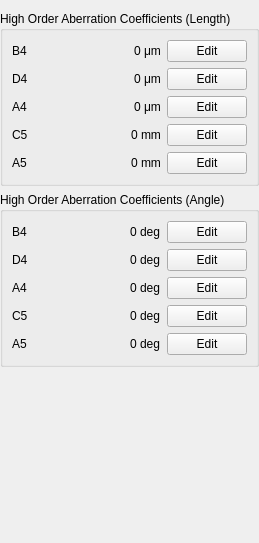
         <widget class="QWidget" name="page_high_order_aberration">
          <layout class="QVBoxLayout" name="verticalLayout_23">
           <property name="leftMargin">
            <number>0</number>
           </property>
           <property name="rightMargin">
            <number>0</number>
           </property>
           <item>
            <widget class="QGroupBox" name="groupBox_8">
             <property name="title">
              <string>High Order Aberration Coefficients (Length)</string>
             </property>
             <layout class="QVBoxLayout" name="verticalLayout_21">
              <item>
               <layout class="QHBoxLayout" name="horizontalLayout_51">
                <item>
                 <widget class="QLabel" name="label_56">
                  <property name="text">
                   <string>B4</string>
                  </property>
                 </widget>
                </item>
                <item>
                 <spacer name="horizontalSpacer_49">
                  <property name="orientation">
                   <enum>Qt::Horizontal</enum>
                  </property>
                  <property name="sizeHint" stdset="0">
                   <size>
                    <width>40</width>
                    <height>20</height>
                   </size>
                  </property>
                 </spacer>
                </item>
                <item>
                 <widget class="QLabel" name="label_B4">
                  <property name="text">
                   <string>0 μm</string>
                  </property>
                 </widget>
                </item>
                <item>
                 <widget class="QPushButton" name="pushButton_edit_B4">
                  <property name="text">
                   <string>Edit</string>
                  </property>
                 </widget>
                </item>
               </layout>
              </item>
              <item>
               <layout class="QHBoxLayout" name="horizontalLayout_52">
                <item>
                 <widget class="QLabel" name="label_57">
                  <property name="text">
                   <string>D4</string>
                  </property>
                 </widget>
                </item>
                <item>
                 <spacer name="horizontalSpacer_50">
                  <property name="orientation">
                   <enum>Qt::Horizontal</enum>
                  </property>
                  <property name="sizeHint" stdset="0">
                   <size>
                    <width>40</width>
                    <height>20</height>
                   </size>
                  </property>
                 </spacer>
                </item>
                <item>
                 <widget class="QLabel" name="label_D4">
                  <property name="text">
                   <string>0 μm</string>
                  </property>
                 </widget>
                </item>
                <item>
                 <widget class="QPushButton" name="pushButton_edit_D4">
                  <property name="text">
                   <string>Edit</string>
                  </property>
                 </widget>
                </item>
               </layout>
              </item>
              <item>
               <layout class="QHBoxLayout" name="horizontalLayout_53">
                <item>
                 <widget class="QLabel" name="label_58">
                  <property name="text">
                   <string>A4</string>
                  </property>
                 </widget>
                </item>
                <item>
                 <spacer name="horizontalSpacer_51">
                  <property name="orientation">
                   <enum>Qt::Horizontal</enum>
                  </property>
                  <property name="sizeHint" stdset="0">
                   <size>
                    <width>40</width>
                    <height>20</height>
                   </size>
                  </property>
                 </spacer>
                </item>
                <item>
                 <widget class="QLabel" name="label_A4">
                  <property name="text">
                   <string>0 μm</string>
                  </property>
                 </widget>
                </item>
                <item>
                 <widget class="QPushButton" name="pushButton_edit_A4">
                  <property name="text">
                   <string>Edit</string>
                  </property>
                 </widget>
                </item>
               </layout>
              </item>
              <item>
               <layout class="QHBoxLayout" name="horizontalLayout_54">
                <item>
                 <widget class="QLabel" name="label_59">
                  <property name="text">
                   <string>C5</string>
                  </property>
                 </widget>
                </item>
                <item>
                 <spacer name="horizontalSpacer_52">
                  <property name="orientation">
                   <enum>Qt::Horizontal</enum>
                  </property>
                  <property name="sizeHint" stdset="0">
                   <size>
                    <width>40</width>
                    <height>20</height>
                   </size>
                  </property>
                 </spacer>
                </item>
                <item>
                 <widget class="QLabel" name="label_C5">
                  <property name="text">
                   <string>0 mm</string>
                  </property>
                 </widget>
                </item>
                <item>
                 <widget class="QPushButton" name="pushButton_edit_C5">
                  <property name="text">
                   <string>Edit</string>
                  </property>
                 </widget>
                </item>
               </layout>
              </item>
              <item>
               <layout class="QHBoxLayout" name="horizontalLayout_55">
                <item>
                 <widget class="QLabel" name="label_60">
                  <property name="text">
                   <string>A5</string>
                  </property>
                 </widget>
                </item>
                <item>
                 <spacer name="horizontalSpacer_53">
                  <property name="orientation">
                   <enum>Qt::Horizontal</enum>
                  </property>
                  <property name="sizeHint" stdset="0">
                   <size>
                    <width>40</width>
                    <height>20</height>
                   </size>
                  </property>
                 </spacer>
                </item>
                <item>
                 <widget class="QLabel" name="label_A5">
                  <property name="text">
                   <string>0 mm</string>
                  </property>
                 </widget>
                </item>
                <item>
                 <widget class="QPushButton" name="pushButton_edit_A5">
                  <property name="text">
                   <string>Edit</string>
                  </property>
                 </widget>
                </item>
               </layout>
              </item>
             </layout>
            </widget>
           </item>
           <item>
            <widget class="QGroupBox" name="groupBox_9">
             <property name="title">
              <string>High Order Aberration Coefficients (Angle)</string>
             </property>
             <layout class="QVBoxLayout" name="verticalLayout_22">
              <item>
               <layout class="QHBoxLayout" name="horizontalLayout_46">
                <item>
                 <widget class="QLabel" name="label_61">
                  <property name="text">
                   <string>B4</string>
                  </property>
                 </widget>
                </item>
                <item>
                 <spacer name="horizontalSpacer_44">
                  <property name="orientation">
                   <enum>Qt::Horizontal</enum>
                  </property>
                  <property name="sizeHint" stdset="0">
                   <size>
                    <width>40</width>
                    <height>20</height>
                   </size>
                  </property>
                 </spacer>
                </item>
                <item>
                 <widget class="QLabel" name="label_B4_angle">
                  <property name="text">
                   <string>0 deg</string>
                  </property>
                 </widget>
                </item>
                <item>
                 <widget class="QPushButton" name="pushButton_edit_B4_angle">
                  <property name="text">
                   <string>Edit</string>
                  </property>
                 </widget>
                </item>
               </layout>
              </item>
              <item>
               <layout class="QHBoxLayout" name="horizontalLayout_47">
                <item>
                 <widget class="QLabel" name="label_62">
                  <property name="text">
                   <string>D4</string>
                  </property>
                 </widget>
                </item>
                <item>
                 <spacer name="horizontalSpacer_45">
                  <property name="orientation">
                   <enum>Qt::Horizontal</enum>
                  </property>
                  <property name="sizeHint" stdset="0">
                   <size>
                    <width>40</width>
                    <height>20</height>
                   </size>
                  </property>
                 </spacer>
                </item>
                <item>
                 <widget class="QLabel" name="label_D4_angle">
                  <property name="text">
                   <string>0 deg</string>
                  </property>
                 </widget>
                </item>
                <item>
                 <widget class="QPushButton" name="pushButton_edit_D4_angle">
                  <property name="text">
                   <string>Edit</string>
                  </property>
                 </widget>
                </item>
               </layout>
              </item>
              <item>
               <layout class="QHBoxLayout" name="horizontalLayout_48">
                <item>
                 <widget class="QLabel" name="label_63">
                  <property name="text">
                   <string>A4</string>
                  </property>
                 </widget>
                </item>
                <item>
                 <spacer name="horizontalSpacer_46">
                  <property name="orientation">
                   <enum>Qt::Horizontal</enum>
                  </property>
                  <property name="sizeHint" stdset="0">
                   <size>
                    <width>40</width>
                    <height>20</height>
                   </size>
                  </property>
                 </spacer>
                </item>
                <item>
                 <widget class="QLabel" name="label_A4_angle">
                  <property name="text">
                   <string>0 deg</string>
                  </property>
                 </widget>
                </item>
                <item>
                 <widget class="QPushButton" name="pushButton_edit_A4_angle">
                  <property name="text">
                   <string>Edit</string>
                  </property>
                 </widget>
                </item>
               </layout>
              </item>
              <item>
               <layout class="QHBoxLayout" name="horizontalLayout_49">
                <item>
                 <widget class="QLabel" name="label_64">
                  <property name="text">
                   <string>C5</string>
                  </property>
                 </widget>
                </item>
                <item>
                 <spacer name="horizontalSpacer_48">
                  <property name="orientation">
                   <enum>Qt::Horizontal</enum>
                  </property>
                  <property name="sizeHint" stdset="0">
                   <size>
                    <width>40</width>
                    <height>20</height>
                   </size>
                  </property>
                 </spacer>
                </item>
                <item>
                 <widget class="QLabel" name="label_C5_angle">
                  <property name="text">
                   <string>0 deg</string>
                  </property>
                 </widget>
                </item>
                <item>
                 <widget class="QPushButton" name="pushButton_edit_C5_angle">
                  <property name="text">
                   <string>Edit</string>
                  </property>
                 </widget>
                </item>
               </layout>
              </item>
              <item>
               <layout class="QHBoxLayout" name="horizontalLayout_50">
                <item>
                 <widget class="QLabel" name="label_65">
                  <property name="text">
                   <string>A5</string>
                  </property>
                 </widget>
                </item>
                <item>
                 <spacer name="horizontalSpacer_47">
                  <property name="orientation">
                   <enum>Qt::Horizontal</enum>
                  </property>
                  <property name="sizeHint" stdset="0">
                   <size>
                    <width>40</width>
                    <height>20</height>
                   </size>
                  </property>
                 </spacer>
                </item>
                <item>
                 <widget class="QLabel" name="label_A5_angle">
                  <property name="text">
                   <string>0 deg</string>
                  </property>
                 </widget>
                </item>
                <item>
                 <widget class="QPushButton" name="pushButton_edit_A5_angle">
                  <property name="text">
                   <string>Edit</string>
                  </property>
                 </widget>
                </item>
               </layout>
              </item>
             </layout>
            </widget>
           </item>
           <item>
            <spacer name="verticalSpacer_6">
             <property name="orientation">
              <enum>Qt::Vertical</enum>
             </property>
             <property name="sizeHint" stdset="0">
              <size>
               <width>20</width>
               <height>165</height>
              </size>
             </property>
            </spacer>
           </item>
          </layout>
         </widget>
